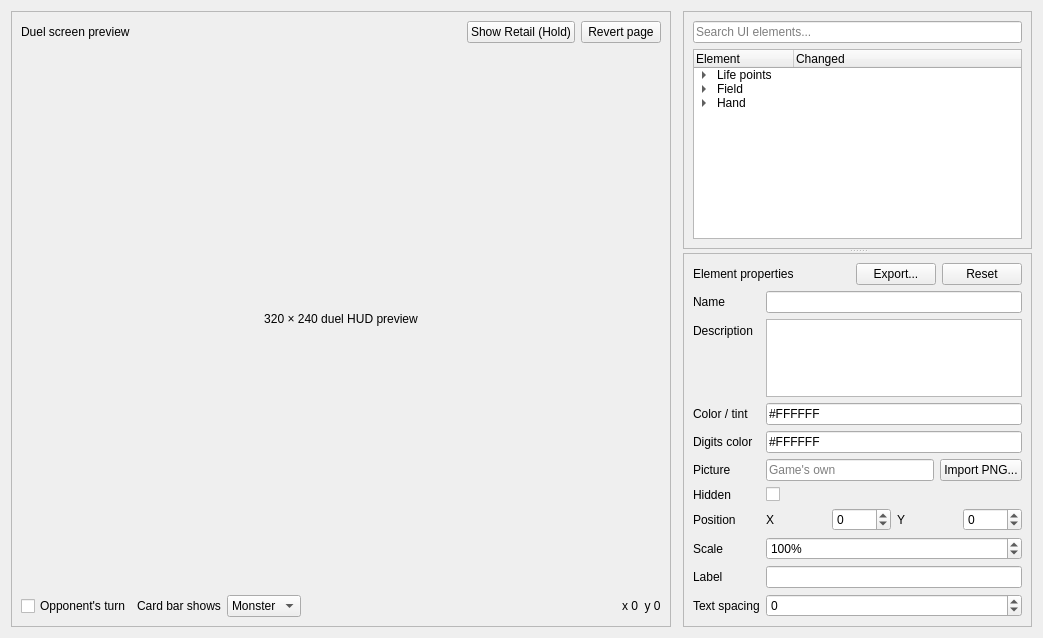
     <widget class="QWidget" name="duelTab">
      <attribute name="title">
       <string>Duel</string>
      </attribute>
      <layout class="QHBoxLayout" name="duelLayout">
       <property name="spacing">
        <number>12</number>
       </property>
       <item>
        <widget class="QFrame" name="duelPreviewPanel">
         <property name="frameShape">
          <enum>QFrame::Shape::StyledPanel</enum>
         </property>
         <layout class="QVBoxLayout" name="duelPreviewLayout" stretch="0,1,0">
          <item>
           <layout class="QHBoxLayout" name="duelPreviewHeader">
            <item>
             <widget class="QLabel" name="duelPreviewTitle">
              <property name="text">
               <string>Duel screen preview</string>
              </property>
             </widget>
            </item>
            <item>
             <spacer name="duelPreviewHeaderSpacer">
              <property name="orientation">
               <enum>Qt::Orientation::Horizontal</enum>
              </property>
              <property name="sizeHint" stdset="0">
               <size>
                <width>20</width>
                <height>20</height>
               </size>
              </property>
             </spacer>
            </item>
            <item>
             <widget class="QPushButton" name="holdGameDuelButton">
              <property name="text">
               <string>Show Retail (Hold)</string>
              </property>
             </widget>
            </item>
            <item>
             <widget class="QPushButton" name="revertDuelPageButton">
              <property name="text">
               <string>Revert page</string>
              </property>
             </widget>
            </item>
           </layout>
          </item>
          <item>
           <widget class="QLabel" name="duelPreviewCanvas">
            <property name="minimumSize">
             <size>
              <width>640</width>
              <height>480</height>
             </size>
            </property>
            <property name="text">
             <string>320 × 240 duel HUD preview</string>
            </property>
            <property name="alignment">
             <set>Qt::AlignmentFlag::AlignCenter</set>
            </property>
           </widget>
          </item>
          <item>
           <layout class="QHBoxLayout" name="duelPreviewTools">
            <item>
             <widget class="QCheckBox" name="duelOpponentTurnCheck">
              <property name="text">
               <string>Opponent's turn</string>
              </property>
             </widget>
            </item>
            <item>
             <widget class="QLabel" name="duelCardBarShowsLabel">
              <property name="text">
               <string>Card bar shows</string>
              </property>
             </widget>
            </item>
            <item>
             <widget class="QComboBox" name="duelCardBarShowsCombo">
              <item>
               <property name="text">
                <string>Monster</string>
               </property>
              </item>
              <item>
               <property name="text">
                <string>Magic</string>
               </property>
              </item>
              <item>
               <property name="text">
                <string>Trap</string>
               </property>
              </item>
             </widget>
            </item>
            <item>
             <spacer name="duelPreviewToolsSpacer">
              <property name="orientation">
               <enum>Qt::Orientation::Horizontal</enum>
              </property>
              <property name="sizeHint" stdset="0">
               <size>
                <width>20</width>
                <height>20</height>
               </size>
              </property>
             </spacer>
            </item>
            <item>
             <widget class="QLabel" name="duelCursorPositionLabel">
              <property name="text">
               <string>x 0  y 0</string>
              </property>
             </widget>
            </item>
           </layout>
          </item>
         </layout>
        </widget>
       </item>
       <item>
        <widget class="QSplitter" name="duelRightSplitter">
         <property name="orientation">
          <enum>Qt::Orientation::Vertical</enum>
         </property>
         <widget class="QFrame" name="duelElementsPanel">
          <property name="frameShape">
           <enum>QFrame::Shape::StyledPanel</enum>
          </property>
          <layout class="QVBoxLayout" name="duelElementsLayout">
           <item>
            <widget class="QLineEdit" name="duelElementSearchEdit">
             <property name="placeholderText">
              <string>Search UI elements...</string>
             </property>
            </widget>
           </item>
           <item>
            <widget class="QTreeWidget" name="duelElementsTree">
             <property name="columnCount">
              <number>2</number>
             </property>
             <column>
              <property name="text">
               <string>Element</string>
              </property>
             </column>
             <column>
              <property name="text">
               <string>Changed</string>
              </property>
             </column>
             <item>
              <property name="text">
               <string>Life points</string>
              </property>
              <item>
               <property name="text">
                <string>Opponent's LP</string>
               </property>
              </item>
              <item>
               <property name="text">
                <string>Your LP</string>
               </property>
              </item>
             </item>
             <item>
              <property name="text">
               <string>Field</string>
              </property>
              <item>
               <property name="text">
                <string>FIELD box</string>
               </property>
              </item>
              <item>
               <property name="text">
                <string>Field cursor</string>
               </property>
              </item>
             </item>
             <item>
              <property name="text">
               <string>Hand</string>
              </property>
              <item>
               <property name="text">
                <string>Card bar</string>
               </property>
               <item>
                <property name="text">
                 <string>Name</string>
                </property>
               </item>
               <item>
                <property name="text">
                 <string>ATK</string>
                </property>
               </item>
               <item>
                <property name="text">
                 <string>DEF</string>
                </property>
               </item>
               <item>
                <property name="text">
                 <string>Type icon</string>
                </property>
               </item>
               <item>
                <property name="text">
                 <string>Guardian stars</string>
                </property>
               </item>
               <item>
                <property name="text">
                 <string>Magic/trap word</string>
                </property>
               </item>
              </item>
              <item>
               <property name="text">
                <string>Hand cursor</string>
               </property>
              </item>
             </item>
            </widget>
           </item>
          </layout>
         </widget>
         <widget class="QFrame" name="duelPropertiesPanel">
          <property name="frameShape">
           <enum>QFrame::Shape::StyledPanel</enum>
          </property>
          <layout class="QVBoxLayout" name="duelPropertiesLayout">
           <item>
            <layout class="QHBoxLayout" name="duelPropertiesHeader">
             <item>
              <widget class="QLabel" name="duelPropertiesTitle">
               <property name="text">
                <string>Element properties</string>
               </property>
              </widget>
             </item>
             <item>
              <spacer name="duelPropertiesHeaderSpacer">
               <property name="orientation">
                <enum>Qt::Orientation::Horizontal</enum>
               </property>
               <property name="sizeHint" stdset="0">
                <size>
                 <width>20</width>
                 <height>20</height>
                </size>
               </property>
              </spacer>
             </item>
             <item>
              <widget class="QPushButton" name="exportDuelElementButton">
               <property name="text">
                <string>Export...</string>
               </property>
              </widget>
             </item>
             <item>
              <widget class="QPushButton" name="revertDuelElementButton">
               <property name="text">
                <string>Reset</string>
               </property>
              </widget>
             </item>
            </layout>
           </item>
           <item>
            <layout class="QFormLayout" name="duelPropertiesForm">
             <item row="0" column="0">
              <widget class="QLabel" name="duelElementNameLabel">
               <property name="text">
                <string>Name</string>
               </property>
              </widget>
             </item>
             <item row="0" column="1">
              <widget class="QLineEdit" name="duelElementNameEdit">
               <property name="readOnly">
                <bool>true</bool>
               </property>
              </widget>
             </item>
             <item row="1" column="0">
              <widget class="QLabel" name="duelElementDescriptionLabel">
               <property name="text">
                <string>Description</string>
               </property>
              </widget>
             </item>
             <item row="1" column="1">
              <widget class="QPlainTextEdit" name="duelElementDescriptionEdit">
               <property name="maximumSize">
                <size>
                 <width>16777215</width>
                 <height>80</height>
                </size>
               </property>
               <property name="readOnly">
                <bool>true</bool>
               </property>
              </widget>
             </item>
             <item row="2" column="0">
              <widget class="QLabel" name="duelElementTintLabel">
               <property name="text">
                <string>Color / tint</string>
               </property>
              </widget>
             </item>
             <item row="2" column="1">
              <widget class="QLineEdit" name="duelElementTintEdit">
               <property name="text">
                <string>#FFFFFF</string>
               </property>
              </widget>
             </item>
             <item row="3" column="0">
              <widget class="QLabel" name="duelElementDigitsLabel">
               <property name="text">
                <string>Digits color</string>
               </property>
              </widget>
             </item>
             <item row="3" column="1">
              <widget class="QLineEdit" name="duelElementDigitsEdit">
               <property name="text">
                <string>#FFFFFF</string>
               </property>
              </widget>
             </item>
             <item row="4" column="0">
              <widget class="QLabel" name="duelElementImageLabel">
               <property name="text">
                <string>Picture</string>
               </property>
              </widget>
             </item>
             <item row="4" column="1">
              <layout class="QHBoxLayout" name="duelElementImageLayout">
               <item>
                <widget class="QLineEdit" name="duelElementImagePathEdit">
                 <property name="readOnly">
                  <bool>true</bool>
                 </property>
                 <property name="placeholderText">
                  <string>Game's own</string>
                 </property>
                </widget>
               </item>
               <item>
                <widget class="QPushButton" name="duelElementImportButton">
                 <property name="text">
                  <string>Import PNG...</string>
                 </property>
                </widget>
               </item>
              </layout>
             </item>
             <item row="5" column="0">
              <widget class="QLabel" name="duelElementVisibleLabel">
               <property name="text">
                <string>Hidden</string>
               </property>
              </widget>
             </item>
             <item row="5" column="1">
              <widget class="QCheckBox" name="duelElementHiddenCheck" />
             </item>
             <item row="6" column="0">
              <widget class="QLabel" name="duelElementPositionLabel">
               <property name="text">
                <string>Position</string>
               </property>
              </widget>
             </item>
             <item row="6" column="1">
              <layout class="QHBoxLayout" name="duelElementPositionLayout">
               <item>
                <widget class="QLabel" name="duelElementXLabel">
                 <property name="text">
                  <string>X</string>
                 </property>
                </widget>
               </item>
               <item>
                <widget class="QSpinBox" name="duelElementXSpin">
                 <property name="minimum">
                  <number>-999</number>
                 </property>
                 <property name="maximum">
                  <number>999</number>
                 </property>
                </widget>
               </item>
               <item>
                <widget class="QLabel" name="duelElementYLabel">
                 <property name="text">
                  <string>Y</string>
                 </property>
                </widget>
               </item>
               <item>
                <widget class="QSpinBox" name="duelElementYSpin">
                 <property name="minimum">
                  <number>-999</number>
                 </property>
                 <property name="maximum">
                  <number>999</number>
                 </property>
                </widget>
               </item>
              </layout>
             </item>
             <item row="7" column="0">
              <widget class="QLabel" name="duelElementScaleLabel">
               <property name="text">
                <string>Scale</string>
               </property>
              </widget>
             </item>
             <item row="7" column="1">
              <widget class="QSpinBox" name="duelElementScaleSpin">
               <property name="suffix">
                <string>%</string>
               </property>
               <property name="minimum">
                <number>25</number>
               </property>
               <property name="maximum">
                <number>400</number>
               </property>
               <property name="value">
                <number>100</number>
               </property>
              </widget>
             </item>
             <item row="8" column="0">
              <widget class="QLabel" name="duelElementLabelCaption">
               <property name="text">
                <string>Label</string>
               </property>
              </widget>
             </item>
             <item row="8" column="1">
              <widget class="QLineEdit" name="duelElementLabelEdit" />
             </item>
             <item row="9" column="0">
              <widget class="QLabel" name="duelElementSpacingLabel">
               <property name="text">
                <string>Text spacing</string>
               </property>
              </widget>
             </item>
             <item row="9" column="1">
              <widget class="QSpinBox" name="duelElementSpacingSpin">
               <property name="minimum">
                <number>-16</number>
               </property>
               <property name="maximum">
                <number>32</number>
               </property>
              </widget>
             </item>
            </layout>
           </item>
          </layout>
         </widget>
        </widget>
       </item>
      </layout>
     </widget>
